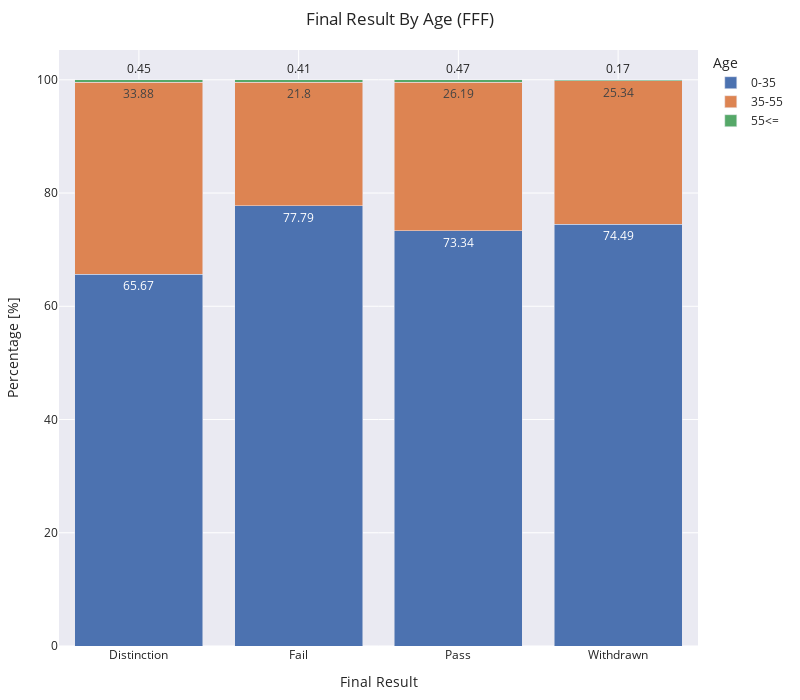

Source (notebook cell):
### Code cell
df = df_studentInfo_FFF.groupby(['age_band', 'final_result']).agg({'id_student':'count'}).reset_index()

df['Percentage'] = df.apply(lambda x:  round(100 * (x['id_student'] / df[df['final_result'] ==\
     x['final_result']]['id_student'].sum()),2), axis=1)

fig = px.bar(df, x="final_result", y="Percentage", text="Percentage", color="age_band",
            hover_data=['Percentage'], barmode = 'stack', template='seaborn')

fig.update_layout(
    margin=dict(l=20, r=50, t=50, b=20),
    title = 'Final Result By Age (FFF)',
    xaxis_title="Final Result",
    yaxis_title="Percentage [%]",
    legend_title="Age",
    width=800,
    height=700,
    uniformtext_minsize=9,
    uniformtext_mode='hide',
)

fig.show()

### Figure 1 — Plotly figure (JSON) as saved in the notebook; plotly's stock layout.template omitted (floating-point values rounded to 4 significant figures)
{"data": [{"hovertemplate": "age_band=0-35<br>final_result=%{x}<br>Percentage=%{text}<extra></extra>", "legendgroup": "0-35", "marker": {"color": "rgb(76,114,176)", "pattern": {"shape": ""}}, "name": "0-35", "orientation": "v", "showlegend": true, "text": [65.67, 77.79, 73.34, 74.49], "textposition": "auto", "type": "bar", "x": ["Distinction", "Fail", "Pass", "Withdrawn"], "xaxis": "x", "y": [65.67, 77.79, 73.34, 74.49], "yaxis": "y"}, {"hovertemplate": "age_band=35-55<br>final_result=%{x}<br>Percentage=%{text}<extra></extra>", "legendgroup": "35-55", "marker": {"color": "rgb(221,132,82)", "pattern": {"shape": ""}}, "name": "35-55", "orientation": "v", "showlegend": true, "text": [33.88, 21.8, 26.19, 25.34], "textposition": "auto", "type": "bar", "x": ["Distinction", "Fail", "Pass", "Withdrawn"], "xaxis": "x", "y": [33.88, 21.8, 26.19, 25.34], "yaxis": "y"}, {"hovertemplate": "age_band=55<=<br>final_result=%{x}<br>Percentage=%{text}<extra></extra>", "legendgroup": "55<=", "marker": {"color": "rgb(85,168,104)", "pattern": {"shape": ""}}, "name": "55<=", "orientation": "v", "showlegend": true, "text": [0.45, 0.41, 0.47, 0.17], "textposition": "auto", "type": "bar", "x": ["Distinction", "Fail", "Pass", "Withdrawn"], "xaxis": "x", "y": [0.45, 0.41, 0.47, 0.17], "yaxis": "y"}], "layout": {"barmode": "stack", "height": 700, "legend": {"title": {"text": "Age"}, "tracegroupgap": 0}, "margin": {"b": 20, "l": 20, "r": 50, "t": 50}, "title": {"text": "Final Result By Age (FFF)"}, "uniformtext": {"minsize": 9, "mode": "hide"}, "width": 800, "xaxis": {"anchor": "y", "domain": [0, 1], "title": {"text": "Final Result"}}, "yaxis": {"anchor": "x", "domain": [0, 1], "title": {"text": "Percentage [%]"}}}}
